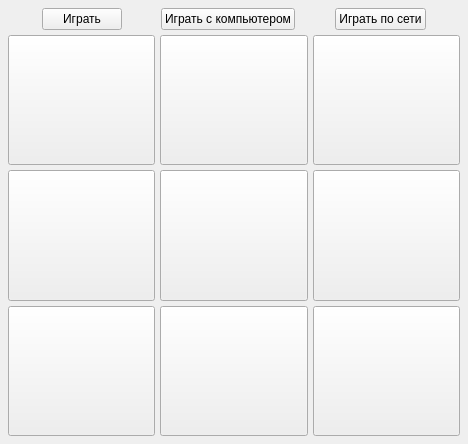
<?xml version="1.0" encoding="UTF-8"?>
<ui version="4.0">
 <class>MainWindow</class>
 <widget class="QMainWindow" name="MainWindow">
  <property name="geometry">
   <rect>
    <x>0</x>
    <y>0</y>
    <width>468</width>
    <height>444</height>
   </rect>
  </property>
  <property name="windowTitle">
   <string>MainWindow</string>
  </property>
  <widget class="QWidget" name="central_widget">
   <layout class="QVBoxLayout" name="vertical_layout" stretch="0,1">
    <property name="spacing">
     <number>5</number>
    </property>
    <property name="leftMargin">
     <number>8</number>
    </property>
    <property name="topMargin">
     <number>8</number>
    </property>
    <property name="rightMargin">
     <number>8</number>
    </property>
    <property name="bottomMargin">
     <number>8</number>
    </property>
    <item>
     <layout class="QHBoxLayout" name="horizontal_layout">
      <item>
       <spacer name="horizontal_spacer">
        <property name="orientation">
         <enum>Qt::Horizontal</enum>
        </property>
        <property name="sizeHint" stdset="0">
         <size>
          <width>40</width>
          <height>20</height>
         </size>
        </property>
       </spacer>
      </item>
      <item>
       <widget class="QPushButton" name="button_start_offline_game">
        <property name="text">
         <string>Играть</string>
        </property>
       </widget>
      </item>
      <item>
       <spacer name="horizontal_spacer_4">
        <property name="orientation">
         <enum>Qt::Horizontal</enum>
        </property>
        <property name="sizeHint" stdset="0">
         <size>
          <width>40</width>
          <height>20</height>
         </size>
        </property>
       </spacer>
      </item>
      <item>
       <widget class="QPushButton" name="button_start_game_with_computer">
        <property name="text">
         <string>Играть с компьютером</string>
        </property>
       </widget>
      </item>
      <item>
       <spacer name="horizontal_spacer_2">
        <property name="orientation">
         <enum>Qt::Horizontal</enum>
        </property>
        <property name="sizeHint" stdset="0">
         <size>
          <width>40</width>
          <height>20</height>
         </size>
        </property>
       </spacer>
      </item>
      <item>
       <widget class="QPushButton" name="button_start_online_game">
        <property name="text">
         <string>Играть по сети</string>
        </property>
       </widget>
      </item>
      <item>
       <spacer name="horizontal_spacer_3">
        <property name="orientation">
         <enum>Qt::Horizontal</enum>
        </property>
        <property name="sizeHint" stdset="0">
         <size>
          <width>40</width>
          <height>20</height>
         </size>
        </property>
       </spacer>
      </item>
     </layout>
    </item>
    <item>
     <layout class="QGridLayout" name="grid_layout">
      <item row="1" column="0">
       <widget class="QPushButton" name="button_1_0">
        <property name="sizePolicy">
         <sizepolicy hsizetype="Expanding" vsizetype="Expanding">
          <horstretch>0</horstretch>
          <verstretch>0</verstretch>
         </sizepolicy>
        </property>
        <property name="text">
         <string/>
        </property>
       </widget>
      </item>
      <item row="1" column="2">
       <widget class="QPushButton" name="button_1_2">
        <property name="sizePolicy">
         <sizepolicy hsizetype="Expanding" vsizetype="Expanding">
          <horstretch>0</horstretch>
          <verstretch>0</verstretch>
         </sizepolicy>
        </property>
        <property name="text">
         <string/>
        </property>
       </widget>
      </item>
      <item row="0" column="2">
       <widget class="QPushButton" name="button_0_2">
        <property name="sizePolicy">
         <sizepolicy hsizetype="Expanding" vsizetype="Expanding">
          <horstretch>0</horstretch>
          <verstretch>0</verstretch>
         </sizepolicy>
        </property>
        <property name="text">
         <string/>
        </property>
       </widget>
      </item>
      <item row="0" column="1">
       <widget class="QPushButton" name="button_0_1">
        <property name="sizePolicy">
         <sizepolicy hsizetype="Expanding" vsizetype="Expanding">
          <horstretch>0</horstretch>
          <verstretch>0</verstretch>
         </sizepolicy>
        </property>
        <property name="text">
         <string/>
        </property>
       </widget>
      </item>
      <item row="1" column="1">
       <widget class="QPushButton" name="button_1_1">
        <property name="sizePolicy">
         <sizepolicy hsizetype="Expanding" vsizetype="Expanding">
          <horstretch>0</horstretch>
          <verstretch>0</verstretch>
         </sizepolicy>
        </property>
        <property name="text">
         <string/>
        </property>
       </widget>
      </item>
      <item row="0" column="0">
       <widget class="QPushButton" name="button_0_0">
        <property name="sizePolicy">
         <sizepolicy hsizetype="Expanding" vsizetype="Expanding">
          <horstretch>0</horstretch>
          <verstretch>0</verstretch>
         </sizepolicy>
        </property>
        <property name="text">
         <string/>
        </property>
       </widget>
      </item>
      <item row="2" column="1">
       <widget class="QPushButton" name="button_2_1">
        <property name="sizePolicy">
         <sizepolicy hsizetype="Expanding" vsizetype="Expanding">
          <horstretch>0</horstretch>
          <verstretch>0</verstretch>
         </sizepolicy>
        </property>
        <property name="text">
         <string/>
        </property>
       </widget>
      </item>
      <item row="2" column="2">
       <widget class="QPushButton" name="button_2_2">
        <property name="sizePolicy">
         <sizepolicy hsizetype="Expanding" vsizetype="Expanding">
          <horstretch>0</horstretch>
          <verstretch>0</verstretch>
         </sizepolicy>
        </property>
        <property name="text">
         <string/>
        </property>
       </widget>
      </item>
      <item row="2" column="0">
       <widget class="QPushButton" name="button_2_0">
        <property name="sizePolicy">
         <sizepolicy hsizetype="Expanding" vsizetype="Expanding">
          <horstretch>0</horstretch>
          <verstretch>0</verstretch>
         </sizepolicy>
        </property>
        <property name="text">
         <string/>
        </property>
       </widget>
      </item>
     </layout>
    </item>
   </layout>
  </widget>
  <widget class="QMenuBar" name="menubar">
   <property name="geometry">
    <rect>
     <x>0</x>
     <y>0</y>
     <width>468</width>
     <height>21</height>
    </rect>
   </property>
  </widget>
 </widget>
 <resources/>
 <connections/>
</ui>
